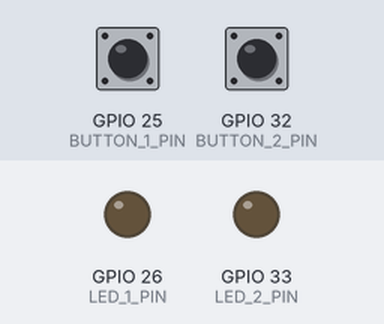
Simulated run of this sketch. Board: ESP32. On the bench: output pins drawn as LEDs (lit = HIGH). Dashed ring = blinking. The test bench sets the inputs (shaded band); at power-on: GPIO 25 (BUTTON_1_PIN) LOW, GPIO 32 (BUTTON_2_PIN) LOW. Not simulated (calls return 0 or success): passwords.hpp; what the sketch prints to the serial monitor is not drawn.

Above: at 2.7 s.
2.8 s: GPIO 25 (BUTTON_1_PIN) pulled HIGH for 3.2 s
At 3.3 s:
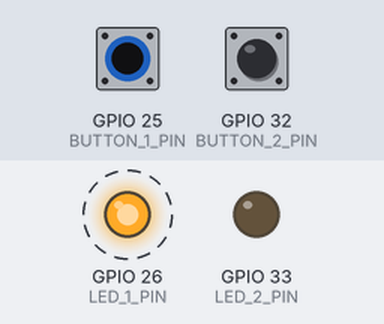
7.5 s: GPIO 32 (BUTTON_2_PIN) pulled HIGH for 0.15 s
At 8.4 s:
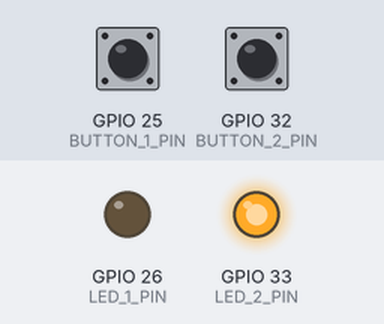
9.1 s: GPIO 25 (BUTTON_1_PIN) pulled HIGH for 0.15 s
At 9.6 s:
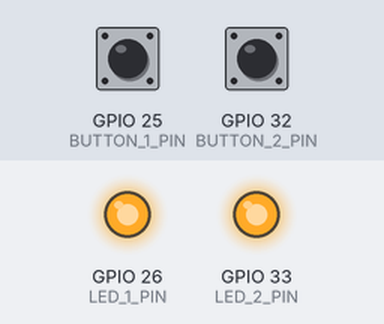
10.7 s: GPIO 32 (BUTTON_2_PIN) pulled HIGH for 3.2 s
At 11.8 s:
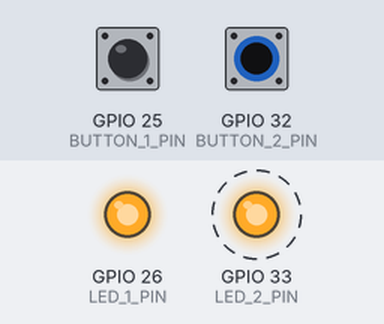
Timing chart, 0 to 15.2 s (numbered marks = the images above; inputs shaded):
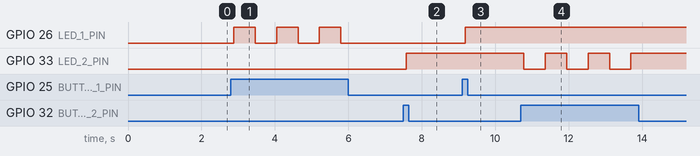

Measured:
- after the input at 2.8 s, GPIO 26 (LED_1_PIN): alternates HIGH for 0.58 s and LOW for 0.58 s, 6 changes in all, then stays LOW, starting after 0.08 s
- after the input at 7.5 s, GPIO 33 (LED_2_PIN): LOW → HIGH after 0.08 s
- after the input at 9.1 s, GPIO 26 (LED_1_PIN): LOW → HIGH after 0.08 s
- after the input at 10.7 s, GPIO 33 (LED_2_PIN): alternates HIGH for 0.58 s and LOW for 0.58 s, 6 changes in all, then stays HIGH, starting after 0.08 s

The sketch:

TwoButtonInput.ino
```cpp
/**
 * The circuit board will have two buttons and two LEDs
 * wired to the ESP. One LED-button pair is for channel 1
 * and the other LED-button pair is for channel 2.
 *
 * The ESP sends a low or a high signal for each channel
 * once per second. Both signals start off low, and the LEDs
 * are off. When the button is pressed for a channel that is
 * low, the LED turns on, and a high signal is sent for that
 * channel until the button is pressed again. Then the LED
 * turns off and the low signal is sent again.
 */

#include "passwords.hpp"

#include "AdafruitIO_WiFi.h"

#if defined(USE_AIRLIFT) || defined(ADAFRUIT_METRO_M4_AIRLIFT_LITE) ||         \
    defined(ADAFRUIT_PYPORTAL)
// Configure the pins used for the ESP32 connection
#if !defined(SPIWIFI_SS) // if the wifi definition isnt in the board variant
// Don't change the names of these #define's! they match the variant ones
#define SPIWIFI SPI
#define SPIWIFI_SS 10  // Chip select pin
#define SPIWIFI_ACK 9  // a.k.a BUSY or READY pin
#define ESP32_RESETN 6 // Reset pin
#define ESP32_GPIO0 -1 // Not connected
#endif
AdafruitIO_WiFi io(IO_USERNAME, IO_KEY, WIFI_SSID, WIFI_PASS, SPIWIFI_SS,
                   SPIWIFI_ACK, ESP32_RESETN, ESP32_GPIO0, &SPIWIFI);
#else
AdafruitIO_WiFi io(IO_USERNAME, IO_KEY, WIFI_SSID, WIFI_PASS);
#endif

const int BUTTON_1_PIN = 25;
const int LED_1_PIN    = 26;

const int BUTTON_2_PIN = 32;
const int LED_2_PIN    = 33;

// Button has state "pressed"
// -> if pressed long enough, button has been "pushed"
// ---> after button is pushed, there is a wait time before it can be pushed again
// -> if button pushed odd # of times, that channel is "selected"
// -> if button pushed even # of times, that channel is deselected

// Press must be this long to trigger selection change (ms)
const int PUSH_THRESHOLD = 80;

// After a selection change, stop listening for this long (ms)
unsigned long WAITING_THRESHOLD = 500UL;

// if button 1 or 2 is pressed (instantaneous)
int buttonState1 = false;
int buttonState2 = false;

// time of button press, used to count if "pushed"
unsigned long pressedTime1 = 0UL;
unsigned long pressedTime2 = 0UL;

int pushed1 = false;
int pushed2 = false;

// time of selection change, used to count "waiting time"
unsigned long changedTime1 = 0UL;
unsigned long changedTime2 = 0UL;

// is this button counting "waiting time"
int waiting1 = false;
int waiting2 = false;

// if channel 1 or 2 has been "selected" (by pushing the button for it)
int selected1 = false;
int selected2 = false;

// time a channel was selected
unsigned long selectedTime1 = 0UL;
unsigned long selectedTime2 = 0UL;

// time a channel was deselected
unsigned long deselectedTime1 = 0UL;
unsigned long deselectedTime2 = 0UL;

// time between sending data to the server (ms)
unsigned int REPORTING_INTERVAL = 10000;

// time the most recent report was sent to the server
unsigned long lastReportTime = 0UL;

// time in the last reporting interval that a channel was selected (ms)
int msSelected1 = 0;
int msSelected2 = 0;

unsigned long currentMillis;

AdafruitIO_Feed *noise_feed = io.feed("noise");
AdafruitIO_Feed *home_feed = io.feed("home");

void setup() {
  pinMode(BUTTON_1_PIN, INPUT);
  pinMode(BUTTON_2_PIN, INPUT);

  pinMode(LED_1_PIN, OUTPUT);
  pinMode(LED_2_PIN, OUTPUT);

  // start the serial connection
  Serial.begin(115200);

  // wait for serial monitor to open
  while(! Serial);

  Serial.print("Connecting to Adafruit IO");

  // connect to io.adafruit.com
  io.connect();

  // wait for a connection
  while(io.status() < AIO_CONNECTED) {
    Serial.print(".");
    delay(500);
  }

  // we are connected
  Serial.println();
  Serial.println(io.statusText());
}

void lightLedsIfSelected() {
  if(selected1) {
     digitalWrite(LED_1_PIN, HIGH);
  } else {
     digitalWrite(LED_1_PIN, LOW);
  }
  if(selected2) {
     digitalWrite(LED_2_PIN, HIGH);
  } else {
     digitalWrite(LED_2_PIN, LOW);
  }
}

int isButton1Waiting() {
  if(waiting1) {
    currentMillis = millis();
    if((currentMillis - changedTime1) > WAITING_THRESHOLD) {
      waiting1=false;
    }
  }
  return waiting1;
}

int isButton2Waiting() {
  if(waiting2) {
    currentMillis = millis();
    if((currentMillis - changedTime2) > WAITING_THRESHOLD) {
      waiting2=false;
    }
  }
   return waiting2;
}

int isButton1Pushed() {
  if(!isButton1Waiting()) {
    // track time the button is pressed
    if(buttonState1 == HIGH) {
      if(pushed1 == false) {
        pressedTime1 = millis();
        pushed1 = true;
      }
    } else {
      pushed1 = false;
    }
  }
  return pushed1;
}

int isButton2Pushed() {
   if(!isButton2Waiting()){
    if(buttonState2 == HIGH) {
      if(pushed2 == false) {
        pressedTime2 = millis();
        pushed2 = true;
      }
    } else {
      pushed2 = false;
    }
  }
  return pushed2;
}

// Ensures that selected1 is true if channel 2 is selected, false otherwise
void updateSelection1() {
  // if button pressed long enough, toggle selected state
  if(isButton1Pushed()) {
    currentMillis = millis();
    if((currentMillis - pressedTime1) > PUSH_THRESHOLD) {
      if(selected1 == false) {
        selected1 = true;
        selectedTime1 = millis();
      } else if(selected1 == true) {
        selected1 = false;
        deselectedTime1 = millis();
      }
      waiting1 = true;
      changedTime1 = millis();
      pushed1 = false;
    }
  }
}

// Ensures that selected2 is true if channel 2 is selected, false otherwise
void updateSelection2() {
   if(isButton2Pushed()) {
    currentMillis = millis();
    if((currentMillis - pressedTime2) > PUSH_THRESHOLD) {
      if(selected2 == false) {
        selected2 = true;
        selectedTime2 = millis();
      } else if(selected2 == true) {
        selected2 = false;
        deselectedTime2 = millis();
      }
      waiting2 = true;
      changedTime2 = millis();
      pushed2 = false;
    }
  }
}

void sendMsSelected1() {
  if(selected1) {
      if(selectedTime1 < lastReportTime) {
        // case 1: selected and has been selected
        msSelected1 = currentMillis - lastReportTime;
      } else {
        // case 2: selected and wasn't before
        msSelected1 = currentMillis - selectedTime1;
      }
    } else {
      if(deselectedTime1 < lastReportTime) {
        // case 4: not selected and wasn't before
        msSelected1 = 0;
      } else {
        // case 3: not selected but was before
        // it turned off in this interval
        msSelected1 = deselectedTime1 - lastReportTime;
      }
    }
    noise_feed->save(msSelected1);
    Serial.print("Sent to Noise: "); Serial.println(msSelected1);
}

void sendMsSelected2() {
  if(selected2) {
      if(selectedTime2 < lastReportTime) {
        // case 1: selected and has been selected
        msSelected2 = currentMillis - lastReportTime;
      } else {
        // case 2: selected and wasn't before
        msSelected2 = currentMillis - selectedTime2;
      }
    } else {
      if(deselectedTime2 < lastReportTime) {
        // case 4: not selected and wasn't before
        msSelected2 = 0;
      } else {
        // case 3: not selected but was before
        // it turned off in this interval
        msSelected2 = deselectedTime2 - lastReportTime;
      }
    }
    home_feed->save(msSelected2);
    Serial.print("Sent to Home: "); Serial.println(msSelected2);
}

void loop() {
  buttonState1 = digitalRead(BUTTON_1_PIN);
  buttonState2 = digitalRead(BUTTON_2_PIN);

  updateSelection1();
  updateSelection2();

  lightLedsIfSelected();

  //Serial.print("1: "); Serial.print(selected1); Serial.print(", 2: "); Serial.println(selected2);

  currentMillis = millis();

  if((currentMillis - lastReportTime) > REPORTING_INTERVAL) {
    Serial.print("current: "); Serial.print(currentMillis); Serial.print(",last: "); Serial.println(lastReportTime);
    sendMsSelected1();
    sendMsSelected2();

    lastReportTime = currentMillis;
  }

}
```
